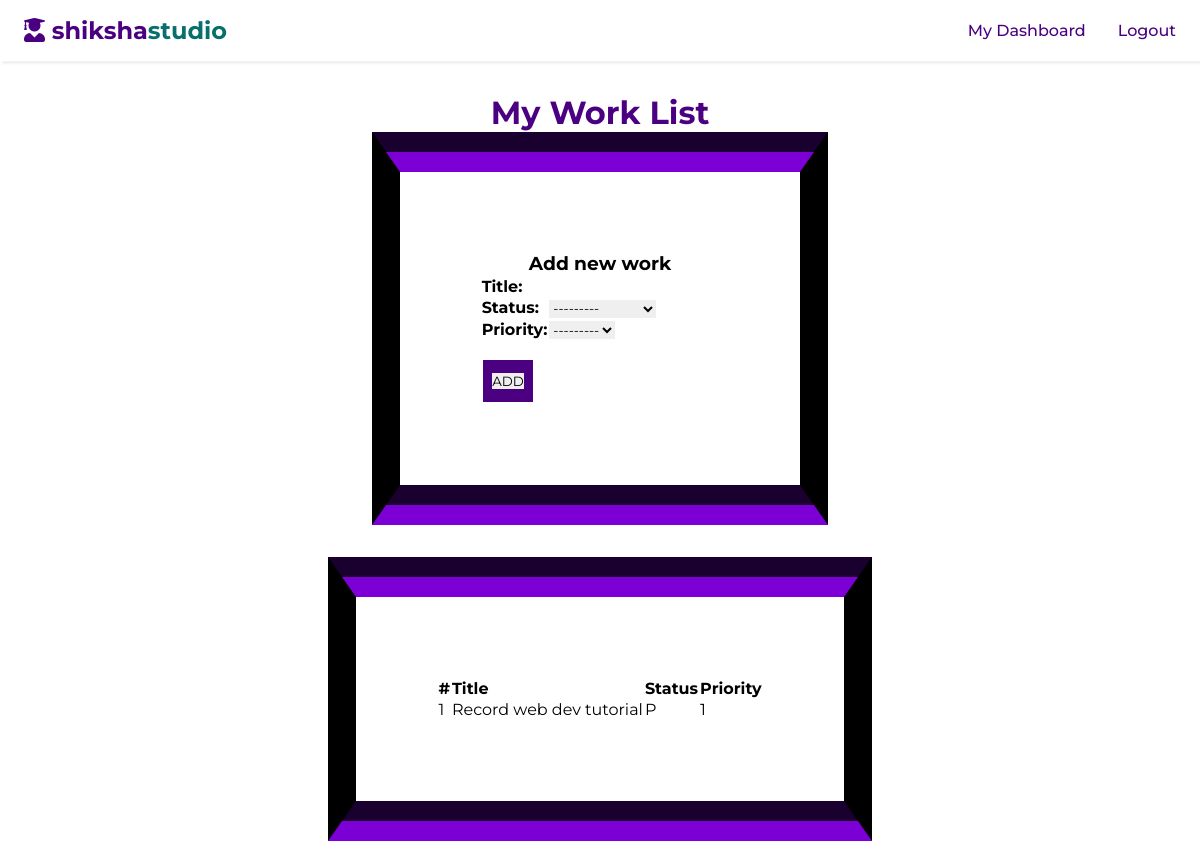
Screenshot of /teacher-dashboard/ (signed in) with the database file from the repository.
### shikshapp/models.py (models this page shows)
class worklist(models.Model):
    status_choices=[
        ('C','COMPLETED'),
        ('P','PENDING'),
    ]
    priority_choices=[
        ('1','1️⃣'),
        ('2','2️⃣'),
        ('3','3️⃣'),
        ('4','4️⃣'),
        ('5','5️⃣'),
        ('6','6️⃣'),
        ('7','7️⃣'),
        ('8','8️⃣'),
        ('9','9️⃣'),
        ('10','🔟'),
    ]
    title = models.CharField(max_length=50)
    status = models.CharField(max_length=2 , choices=status_choices)
    user = models.ForeignKey(shikshapp_teachers,on_delete=models.CASCADE)
    date = models.DateTimeField(auto_now_add=True)
    priority = models.CharField(max_length=2, choices=priority_choices)

### shikshapp/views.py (the view)
    def mod_f1(request):
        if 'email' in request.session.keys():
            return f1(request)
        else:
            return HttpResponseRedirect("http://localhost:800/shikshapp/teacher-login/")

### shikshapp/forms.py
class worklistForm(ModelForm):
    class Meta:
        model = worklist
        fields = ['title' , 'status' , 'priority']

### shikshapp/views.py (called while the page is built)
def deco_login(f1):
    def mod_f1(request):
        if 'email' in request.session.keys():
            return f1(request)
        else:
            return HttpResponseRedirect("http://localhost:800/shikshapp/teacher-login/")
    return mod_f1

@deco_login #checks logged in user
def teacherDashboard(request):
    if request.user.is_authenticated:
        user = request.user
        form = worklistForm()
        worklists = worklist.objects.all()
        response =render(request,'shikshapp/teacher_dashboard.html',context={'form' : form , 'worklists':worklists} )
        return response

### templates/shikshapp/teacher_dashboard.html (shortened to what this page needs)
<!DOCTYPE html>
{% load static %}
<html lang="en">
<head>
    <link rel="stylesheet" href="{% static 'css/teacher_dashboard.css' %}">
    <link rel="stylesheet" href="https://cdnjs.cloudflare.com/ajax/libs/font-awesome/5.15.4/css/all.min.css">
</head>
<body>
    <header class="header">
        <nav>
            <a href="#" class="logo">
                <h1>
                    <span class="logo-icon"><i class="fas fa-user-graduate"></i></span>
                    <span class="shiksha">shiksha</span><span class="studio">studio</span>
                </h1>
            </a>
            <ul>
                <li class="nav-item">
                    <a href="#" class="nav-link" id="nav-link">My Dashboard</a>
                </li>
                <li class="nav-item">
                    <a href="http://localhost:8000/shikshapp/teacher-logout/" class="nav-link" id="nav-link">Logout</a>
                </li>
            </ul>
        </nav>
    </header>
    <div class="flex-container">
        <h1>My Work List</h1>
        <div class="flex-child container1">
        <h3>Add new work</h3>
        <form id="form" class="form" action="/add-work/" method="post">
            <table>
                {{form.as_table}}
            </table>
            <button class="btn"><input type="submit" value="ADD"></button>
        </form>
        </div>
        <div class="flex-child container2">
            <div class="table">
                <table>
                    <thead>
                        <tr>
                            <th>#</th>
                            <th>Title</th>
                            <th>Status</th>
                            <th>Priority</th>
                        </tr>
                    </thead>
                    <tbody>
                        {% for worklist in worklists %}
                            <tr>
                                <td>{{forloop.counter}}</td>
                                <td>{{worklist.title}}</td>
                                <td>{{worklist.status}}</td>
                                <td>{{worklist.priority}}</td>
                            </tr>
                        {% endfor %}
                    </tbody>
                </table>
            </div>
        </div>
    </div>
</body>
</html>

### static/css/teacher_dashboard.css (style rules this page uses)
* { font-family: 'Montserrat', sans-serif; margin:0; padding:0; box-sizing: border-box; outline: none; border:none; text-decoration: none; transition: all .2s linear; }
body { min-height: 100vh; }
:root { --normal-font: 400; --bold-font: 600; --bolder-font: 900; --primary-color: #4B0082; --secondary-color: #096e6e; --line-height: 1.7rem; --transition: 0.4s ease-in; }
html { scroll-behavior: smooth; }
ul li { list-style: none; }
a { text-decoration: none; color: var(--primary-color); }
nav { background: #fff; display: flex; justify-content: space-between; align-items: center; padding: 1rem 1.5rem; box-shadow: 2px 3px 2px #f1f1f1; position: sticky; top: 0; left: 0; z-index: 1; }
.logo-icon { color: var(--primary-color); }
.shiksha { color: var(--primary-color); }
.studio { color:var(--secondary-color); }
.logo { font-size: 1rem; font-weight: bold; }
ul { display: flex; justify-content: space-between; align-items: center; }
.nav-item { margin-left: 2rem; }
.nav-link { font-weight: 500; }
.flex-container { background-color: white; display: flex; justify-content: center; align-items: center; flex-direction: column; padding: 2rem 2rem; }
.flex-child { background-color: white; padding: 5rem 5rem; border-top: 40px groove var(--primary-color); border-bottom: 40px groove var(--primary-color); border-right: 28px solid black; border-left: 28px solid black; text-align: left; flex: 1; margin-bottom: 2rem; }
h1 { margin: 0; text-align: center; color: var(--primary-color); }
h3 { text-align: center; }
.btn { margin-top: 1rem; display: inline-block; padding: 0.8rem 0.6rem; border-style: solid; color: white; background-color: var(--primary-color) }

### rows the page displays
worklist: title "Record web dev tutorial", status "P", priority "1"
